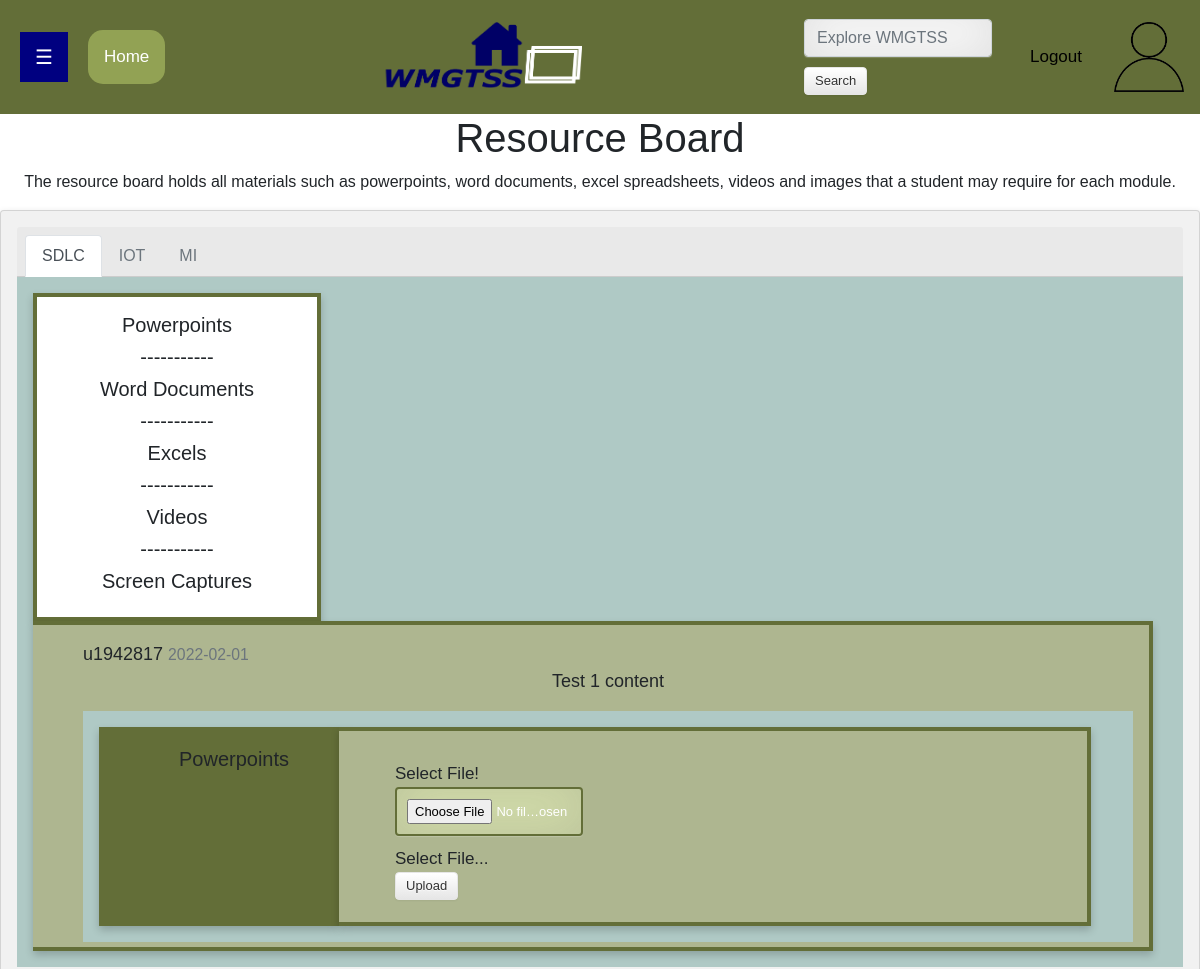
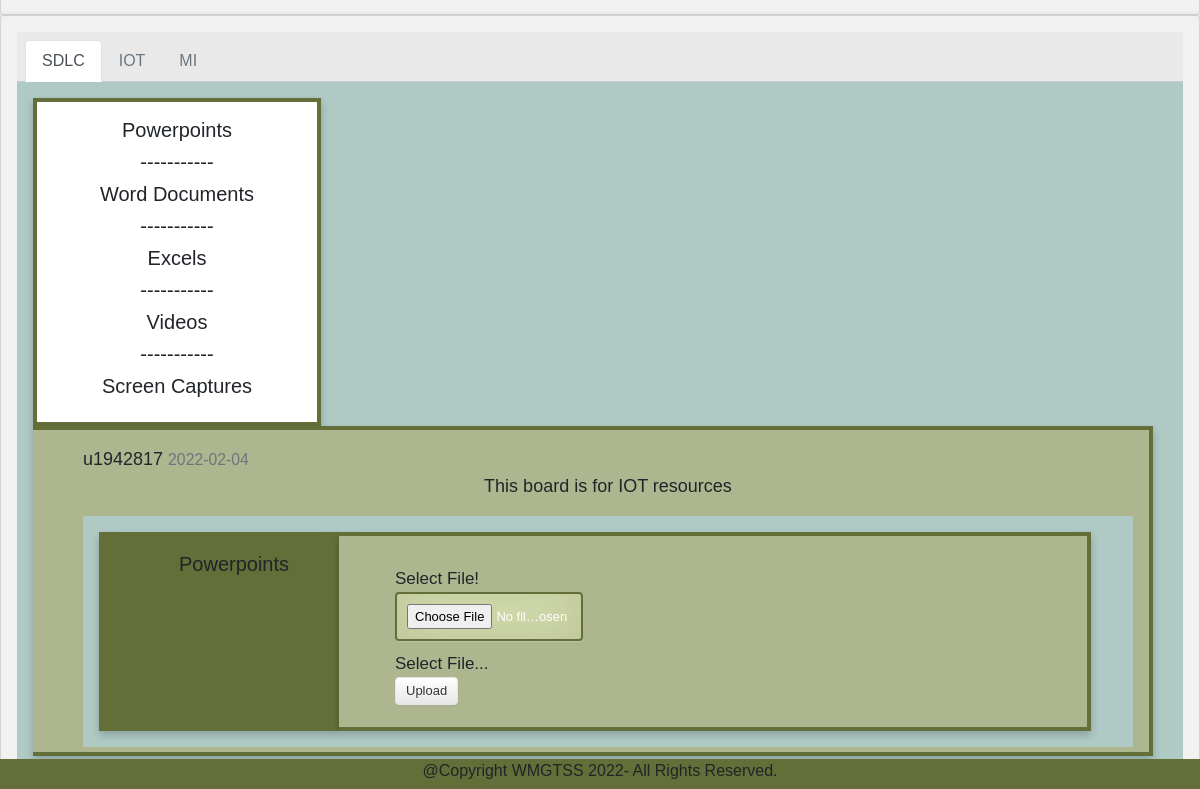
Page /resource_board (signed in) on the committed database (2 pictures, top to bottom).
### SDLC/models.py (models this page shows, shortened)
class Post(db.Model):
    id = db.Column(db.Integer, primary_key=True)
    title = db.Column(db.String(100), nullable=False)
    date_posted = db.Column(db.DateTime, nullable=False, default=datetime.utcnow)
    content = db.Column(db.Text, nullable=False)
    user_id = db.Column(db.Integer, db.ForeignKey('user.id'), nullable=False)

class User(db.Model, UserMixin):
    id = db.Column(db.Integer, primary_key=True)
    username = db.Column(db.String(20), unique=True, nullable=False)
    email = db.Column(db.String(120), unique=True, nullable=False)
    image_file = db.Column(db.String(20), nullable=False, default='default.jpg')
    password = db.Column(db.String(60), nullable=False)
    posts = db.relationship('Post', backref='author', lazy=True)

### SDLC/routes.py (the view)
@app.route('/resource_board')
def posts():
    posts = Post.query.order_by(Post.date_posted).all()
    for post in posts:
        print(post.id)
    return render_template('resource_board.html', posts=posts)

### SDLC/models.py (called while the page is built)
@login_manager.user_loader # decorator
def load_user(user_id):
    return User.query.get(int(user_id))

### SDLC/templates/resource_board.html
{% extends "layout.html" %}
{% block content %}
    <div id="main_2">
        <h1>
            Resource Board
        </h1>
        <p>
            The resource board holds all materials such as powerpoints, word documents, excel spreadsheets, videos and images that a student may require
            for each module.
        </p>
    </div>
    {% for post in posts %}
    <div class="card text-center">
        <div class="card-header">
          <ul class="nav nav-tabs card-header-tabs">
            <li class="nav-item">
              <a class="nav-link active" href="#">SDLC</a>
            </li>
            <li class="nav-item">
              <a class="nav-link disabled" href="#">IOT</a>
            </li>
            <li class="nav-item">
              <a class="nav-link disabled" href="#">MI</a>
            </li>
          </ul>
        </div>
        <div class="card-body">
              <div class="card5" style="max-width: 18rem;">
                <div class="class-body">
                  <h5 class="card-title text-center">Powerpoints</h5>
                  <h5 class="card-title text-center">-----------</h5>
                  <h5 class="card-title text-center">Word Documents</h5>
                  <h5 class="card-title text-center">-----------</h5>
                  <h5 class="card-title text-center">Excels</h5>
                  <h5 class="card-title text-center">-----------</h5>
                  <h5 class="card-title text-center">Videos</h5>
                  <h5 class="card-title text-center">-----------</h5>
                  <h5 class="card-title text-center">Screen Captures</h5>
                </div>
            </div>
            <div class="card6" style="max-width: 70rem;">
              <article class="media content-section">
                <div class="media-body">
                  <div class="article-metadata">
                    <h7 class="mr-2" href="#">{{ post.author.username }}</h7>
                    <small class="text-muted">{{ post.date_posted.strftime('%Y-%m-%d') }}</small>
                  </div>
                  <p class="article-content">{{ post.content }}</p>
                </div>
              </article>
            <div class="card-body">
              <div class="card7" style="max-width: 15rem;">
                <div class="class-body">
                  <h5 class="card-title text-center">Powerpoints</h5>
                </div>
              </div>
              <div class="card8" style="max-width: 47rem;">
                <div class="class-body">
                  <form action="/resource_board/upload" method="POST" enctype="multipart/form-data">
                    <div class="form-group">
                      <label>Select File!</label>
                      <div class="custom-file">
                        <input type="file" class="custom-file-input" name="file" id="file">
                        <label class="custom-file-label" for="file">Select File...</label>
                      </div>
                    </div>
                    <button type="submit" class="btn btn-outline-success">Upload</button>
                  </form>
                </div>
              </div>
            </div>
          </div>
        </div>
    </div>
    {% endfor %}
{% endblock %}

### SDLC/static/login.css (style rules this page uses)
.btn { display: inline-block; *display: inline; *zoom: 1; padding: 4px 10px 4px; margin-bottom: 0; font-size: 13px; line-height: 18px; color: #333333; text-align: center;text-shadow: 0 1px 1px rgba(255, 255, 255, 0.75); vertical-align: middle; background-color: #f5f5f5; background-image: -moz-linear-gradient(top, #ffffff, #e6e6e6); background-image: -ms-linear-gradient(top, #ffffff, #e6e6e6); background-image: -webkit-gradient(linear, 0 0, 0 100%, from(#ffffff), to(#e6e6e6)); background-image: -webkit-linear-gradient(top, #ffffff, #e6e6e6); background-image: -o-linear-gradient(top, #ffffff, #e6e6e6); background-image: linear-gradient(top, #ffffff, #e6e6e6); background-repeat: repeat-x; filter: progid:dximagetransform.microsoft.gradient(startColorstr=#ffffff, endColorstr=#e6e6e6, GradientType=0); border-color: #e6e6e6 #e6e6e6 #e6e6e6; border-color: rgba(0, 0, 0, 0.1) rgba(0, 0, 0, 0.1) rgba(0, 0, 0, 0.25); border: 1px solid #e6e6e6; -webkit-border-radius: 4px; -moz-border-radius: 4px; border-radius: 4px; -webkit-box-shadow: inset 0 1px 0 rgba(255, 255, 255, 0.2), 0 1px 2px rgba(0, 0, 0, 0.05); -moz-box-shadow: inset 0 1px 0 rgba(255, 255, 255, 0.2), 0 1px 2px rgba(0, 0, 0, 0.05); box-shadow: inset 0 1px 0 rgba(255, 255, 255, 0.2), 0 1px 2px rgba(0, 0, 0, 0.05); cursor: pointer; *margin-left: .3em; }
* { -webkit-box-sizing:border-box; -moz-box-sizing:border-box; -ms-box-sizing:border-box; -o-box-sizing:border-box; box-sizing:border-box; }
html { width: 100%; height:100%; overflow:scroll; }
body { background-color: rgb(255, 255, 255); font-family: "Verdana", Helvetica, sans-serif; }
input { width: 100%; margin-bottom: 10px; background: rgb(211, 221, 170); border: none; outline: none; padding: 10px; font-size: 13px; color: #fff; text-shadow: 1px 1px 1px rgba(0,0,0,0.0); border: 2px solid #636e38; border-radius: 4px; box-shadow: inset 0 -5px 45px rgba(100,100,100,0.2), 0 1px 1px rgba(255,255,255,0.2); -webkit-transition: box-shadow .5s ease; -moz-transition: box-shadow .5s ease; -o-transition: box-shadow .5s ease; -ms-transition: box-shadow .5s ease; transition: box-shadow .5s ease; }
.nav-link { color: black; }
form { align-self: right; padding: 6px; border: none; margin-top: 8px; margin-right: 16px; font-size: 17px; max-width: 200px; }
#main_2 { transition: margin-left .5s; }
h1 { text-align: center; font-family: "Verdana", Helvetica, sans-serif; }
p { text-align: center; font-family: "Verdana", Helvetica, sans-serif; }
.card { box-shadow: 0 4px 8px 0 rgba(0, 0, 0, 0.2); padding: 16px; text-align: center; background-color: #f1f1f1; flex: 0 0 100%; }
.card5 { box-shadow: 0 4px 8px 0 rgba(0, 0, 0, 0.2); padding: 16px; text-align: left; background: white; border: solid 4px #636e38; font-size: large; flex: 0 0 100%; }
.card6 { box-shadow: 0 4px 8px 0 rgba(0, 0, 0, 0.2); padding: 16px; padding-left: 50px; max-height: 330px; text-align: left; background: #aeb690; border-top: solid 4px #636e38; border-right: 4px solid #636e38; border-bottom: 4px solid #636e38; font-size: large; flex: 0 0 100%; overflow-y: scroll; }
.card7 { box-shadow: 0 4px 8px 0 rgba(0, 0, 0, 0.2); padding: 16px; padding-left: 50px; text-align: left; background: #636e38; border-top: solid 4px #636e38; border-right: 4px solid #636e38; border-bottom: 4px solid #636e38; font-size: large; flex: 0 0 100%; }
.card8 { box-shadow: 0 4px 8px 0 rgba(0, 0, 0, 0.2); padding: 16px; padding-left: 50px; text-align: left; background: #aeb690; border-top: solid 4px #636e38; border-right: 4px solid #636e38; border-bottom: 4px solid #636e38; font-size: large; flex: 0 0 100%; }
.card-body { background-color: #afc9c5; display: flex; flex-wrap: wrap; }

### rows in the picture
Post: author.username "u1942817", date_posted "2022-02-01", content "Test 1 content"
Post: author.username "u1942817", date_posted "2022-02-04", content "This board is for IOT resources"
